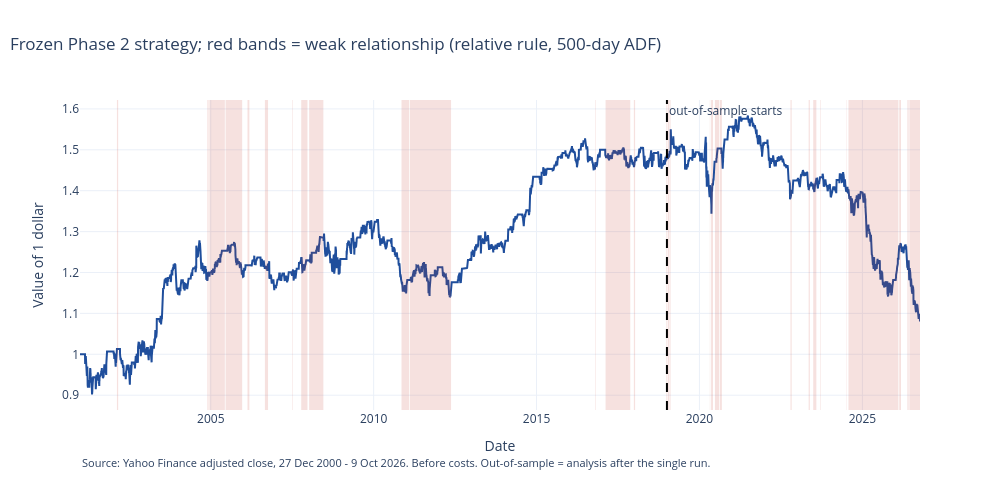

Notebook code cell kept with this figure:
### Markdown cell above
**How to read the table:** "avg trade" is the average return of one trade from opening to closing.
The brief's hypothesis predicts *weak < normal*, i.e. a **negative** Welch t.

**Reading.**
- **Absolute rule:** 81 in-sample trades are "weak" and only 9 "normal" (out-of-sample 33 and 3). With 3
  or 9 trades in a group no comparison means anything. For the record, the sign is the opposite of the
  hypothesis (weak trades earn more), and not significant.
- **Relative rule, in-sample:** the prediction goes in the right direction: trades opened in the weak
  quartile earn on average **+0.05%** against **+0.57%** for the others, 70% winners against 80%. But the
  difference is about one standard error (t = −1.07): it can be luck.
- **Relative rule, out-of-sample (analysis after the single run):** no difference: −0.68% against
  −0.85% (t = 0.12). **On average the out-of-sample losses are spread over normal and weak periods
  alike** (the chart below shows where they fall year by year).

### Code cell
# Frozen strategy (in-sample, then out-of-sample); weak days of the relative rule shaded
weak_rel = rules["relative (top 25% in-sample)"][ADF_WINDOW]
equity = (1 + pd.concat([runs["in-sample"]["ret"], runs["out-of-sample"]["ret"]])).cumprod()
flag = weak_rel.reindex(equity.index).eq(1)
blocks = (flag != flag.shift()).cumsum()[flag]
fig = go.Figure()
for _, days in blocks.groupby(blocks):
    fig.add_vrect(
        x0=days.index[0], x1=days.index[-1], fillcolor="#c0392b", opacity=0.15, line_width=0
    )
fig.add_trace(
    go.Scatter(
        x=equity.index,
        y=equity,
        name="Value of 1 dollar (frozen strategy)",
        line={"color": "#1f4e9c"},
    )
)
fig.add_vline(
    x=oos_start, line_dash="dash", line_color="black", annotation_text="out-of-sample starts"
)
finish_figure(
    fig,
    "Frozen Phase 2 strategy; red bands = weak relationship (relative rule, 500-day ADF)",
    "Date",
    "Value of 1 dollar",
    "Source: Yahoo Finance adjusted close, 27 Dec 2000 - 9 Oct 2026. Before costs. "
    "Out-of-sample = analysis after the single run.",
)
save_figure(fig, "03_equity_weak", figures_dir)
fig.show()

# Where the out-of-sample loss falls (log returns add up: weak part + normal part = total)
oos_ret, oos_lab = runs["out-of-sample"]["ret"], weak_rel.reindex(runs["out-of-sample"].index)
log_ret = np.log1p(oos_ret)
split = pd.DataFrame(
    {
        period: {
            "weak days (share)": f"{oos_lab.loc[first:last].mean():.0%}",
            "log return on weak days": round(
                log_ret.loc[first:last][oos_lab.loc[first:last].eq(1)].sum(), 3
            ),
            "log return on normal days": round(
                log_ret.loc[first:last][oos_lab.loc[first:last].eq(0)].sum(), 3
            ),
        }
        for period, (first, last) in {
            "2019-2024": ("2019", "2024"),
            "2025-2026": ("2025", "2026"),
            "whole out-of-sample": ("2019", "2026"),
        }.items()
    }
)
split

### Figure 1 — Plotly figure (JSON) as saved in the notebook; plotly's stock layout.template omitted (floating-point values rounded to 4 significant figures; data arrays with more than 128 entries replaced by an {"elided": "..."} marker saying what was removed)
{"data": [{"line": {"color": "#1f4e9c"}, "name": "Value of 1 dollar (frozen strategy)", "type": "scatter", "x": {"elided": "6484 str values"}, "y": {"elided": "6484 float values"}}], "layout": {"annotations": [{"showarrow": false, "text": "out-of-sample starts", "x": "2019-01-02T00:00:00", "xanchor": "left", "xref": "x", "y": 1, "yanchor": "top", "yref": "y domain"}, {"font": {"size": 11}, "showarrow": false, "text": "Source: Yahoo Finance adjusted close, 27 Dec 2000 - 9 Oct 2026. Before costs. Out-of-sample = analysis after the single run.", "x": 0, "xref": "paper", "y": -0.2, "yref": "paper"}], "height": 500, "legend": {"orientation": "h", "x": 0.01, "y": 1.02, "yanchor": "bottom"}, "margin": {"b": 90}, "shapes": [{"fillcolor": "#c0392b", "line": {"width": 0}, "opacity": 0.15, "type": "rect", "x0": "2002-02-14T00:00:00", "x1": "2002-02-28T00:00:00", "xref": "x", "y0": 0, "y1": 1, "yref": "y domain"}, {"fillcolor": "#c0392b", "line": {"width": 0}, "opacity": 0.15, "type": "rect", "x0": "2004-11-24T00:00:00", "x1": "2004-12-08T00:00:00", "xref": "x", "y0": 0, "y1": 1, "yref": "y domain"}, {"fillcolor": "#c0392b", "line": {"width": 0}, "opacity": 0.15, "type": "rect", "x0": "2004-12-16T00:00:00", "x1": "2005-06-08T00:00:00", "xref": "x", "y0": 0, "y1": 1, "yref": "y domain"}, {"fillcolor": "#c0392b", "line": {"width": 0}, "opacity": 0.15, "type": "rect", "x0": "2005-06-16T00:00:00", "x1": "2005-12-19T00:00:00", "xref": "x", "y0": 0, "y1": 1, "yref": "y domain"}, {"fillcolor": "#c0392b", "line": {"width": 0}, "opacity": 0.15, "type": "rect", "x0": "2006-02-17T00:00:00", "x1": "2006-03-10T00:00:00", "xref": "x", "y0": 0, "y1": 1, "yref": "y domain"}, {"fillcolor": "#c0392b", "line": {"width": 0}, "opacity": 0.15, "type": "rect", "x0": "2006-08-31T00:00:00", "x1": "2006-10-05T00:00:00", "xref": "x", "y0": 0, "y1": 1, "yref": "y domain"}, {"fillcolor": "#c0392b", "line": {"width": 0}, "opacity": 0.15, "type": "rect", "x0": "2007-07-05T00:00:00", "x1": "2007-07-11T00:00:00", "xref": "x", "y0": 0, "y1": 1, "yref": "y domain"}, {"fillcolor": "#c0392b", "line": {"width": 0}, "opacity": 0.15, "type": "rect", "x0": "2007-10-12T00:00:00", "x1": "2007-12-21T00:00:00", "xref": "x", "y0": 0, "y1": 1, "yref": "y domain"}, {"fillcolor": "#c0392b", "line": {"width": 0}, "opacity": 0.15, "type": "rect", "x0": "2008-01-09T00:00:00", "x1": "2008-06-16T00:00:00", "xref": "x", "y0": 0, "y1": 1, "yref": "y domain"}, {"fillcolor": "#c0392b", "line": {"width": 0}, "opacity": 0.15, "type": "rect", "x0": "2010-11-09T00:00:00", "x1": "2011-02-03T00:00:00", "xref": "x", "y0": 0, "y1": 1, "yref": "y domain"}, {"fillcolor": "#c0392b", "line": {"width": 0}, "opacity": 0.15, "type": "rect", "x0": "2011-02-11T00:00:00", "x1": "2012-05-18T00:00:00", "xref": "x", "y0": 0, "y1": 1, "yref": "y domain"}, {"fillcolor": "#c0392b", "line": {"width": 0}, "opacity": 0.15, "type": "rect", "x0": "2016-10-18T00:00:00", "x1": "2016-10-24T00:00:00", "xref": "x", "y0": 0, "y1": 1, "yref": "y domain"}, {"fillcolor": "#c0392b", "line": {"width": 0}, "opacity": 0.15, "type": "rect", "x0": "2017-02-13T00:00:00", "x1": "2017-11-17T00:00:00", "xref": "x", "y0": 0, "y1": 1, "yref": "y domain"}, {"fillcolor": "#c0392b", "line": {"width": 0}, "opacity": 0.15, "type": "rect", "x0": "2017-12-27T00:00:00", "x1": "2018-01-10T00:00:00", "xref": "x", "y0": 0, "y1": 1, "yref": "y domain"}, {"fillcolor": "#c0392b", "line": {"width": 0}, "opacity": 0.15, "type": "rect", "x0": "2018-12-26T00:00:00", "x1": "2019-01-02T00:00:00", "xref": "x", "y0": 0, "y1": 1, "yref": "y domain"}, {"fillcolor": "#c0392b", "line": {"width": 0}, "opacity": 0.15, "type": "rect", "x0": "2019-01-10T00:00:00", "x1": "2019-01-31T00:00:00", "xref": "x", "y0": 0, "y1": 1, "yref": "y domain"}, {"fillcolor": "#c0392b", "line": {"width": 0}, "opacity": 0.15, "type": "rect", "x0": "2019-02-08T00:00:00", "x1": "2019-02-14T00:00:00", "xref": "x", "y0": 0, "y1": 1, "yref": "y domain"}, {"fillcolor": "#c0392b", "line": {"width": 0}, "opacity": 0.15, "type": "rect", "x0": "2020-04-27T00:00:00", "x1": "2020-05-01T00:00:00", "xref": "x", "y0": 0, "y1": 1, "yref": "y domain"}, {"fillcolor": "#c0392b", "line": {"width": 0}, "opacity": 0.15, "type": "rect", "x0": "2020-05-11T00:00:00", "x1": "2020-06-01T00:00:00", "xref": "x", "y0": 0, "y1": 1, "yref": "y domain"}, {"fillcolor": "#c0392b", "line": {"width": 0}, "opacity": 0.15, "type": "rect", "x0": "2020-06-23T00:00:00", "x1": "2020-08-11T00:00:00", "xref": "x", "y0": 0, "y1": 1, "yref": "y domain"}, {"fillcolor": "#c0392b", "line": {"width": 0}, "opacity": 0.15, "type": "rect", "x0": "2020-08-19T00:00:00", "x1": "2020-09-09T00:00:00", "xref": "x", "y0": 0, "y1": 1, "yref": "y domain"}, {"fillcolor": "#c0392b", "line": {"width": 0}, "opacity": 0.15, "type": "rect", "x0": "2022-10-18T00:00:00", "x1": "2022-10-31T00:00:00", "xref": "x", "y0": 0, "y1": 1, "yref": "y domain"}, {"fillcolor": "#c0392b", "line": {"width": 0}, "opacity": 0.15, "type": "rect", "x0": "2023-05-10T00:00:00", "x1": "2023-05-23T00:00:00", "xref": "x", "y0": 0, "y1": 1, "yref": "y domain"}, {"fillcolor": "#c0392b", "line": {"width": 0}, "opacity": 0.15, "type": "rect", "x0": "2023-06-30T00:00:00", "x1": "2023-08-04T00:00:00", "xref": "x", "y0": 0, "y1": 1, "yref": "y domain"}, {"fillcolor": "#c0392b", "line": {"width": 0}, "opacity": 0.15, "type": "rect", "x0": "2023-09-19T00:00:00", "x1": "2023-09-25T00:00:00", "xref": "x", "y0": 0, "y1": 1, "yref": "y domain"}, {"fillcolor": "#c0392b", "line": {"width": 0}, "opacity": 0.15, "type": "rect", "x0": "2024-07-08T00:00:00", "x1": "2024-07-12T00:00:00", "xref": "x", "y0": 0, "y1": 1, "yref": "y domain"}, {"fillcolor": "#c0392b", "line": {"width": 0}, "opacity": 0.15, "type": "rect", "x0": "2024-07-29T00:00:00", "x1": "2026-02-09T00:00:00", "xref": "x", "y0": 0, "y1": 1, "yref": "y domain"}, {"fillcolor": "#c0392b", "line": {"width": 0}, "opacity": 0.15, "type": "rect", "x0": "2026-02-18T00:00:00", "x1": "2026-03-10T00:00:00", "xref": "x", "y0": 0, "y1": 1, "yref": "y domain"}, {"fillcolor": "#c0392b", "line": {"width": 0}, "opacity": 0.15, "type": "rect", "x0": "2026-05-21T00:00:00", "x1": "2026-06-04T00:00:00", "xref": "x", "y0": 0, "y1": 1, "yref": "y domain"}, {"fillcolor": "#c0392b", "line": {"width": 0}, "opacity": 0.15, "type": "rect", "x0": "2026-06-12T00:00:00", "x1": "2026-10-09T00:00:00", "xref": "x", "y0": 0, "y1": 1, "yref": "y domain"}, {"line": {"color": "black", "dash": "dash"}, "type": "line", "x0": "2019-01-02T00:00:00", "x1": "2019-01-02T00:00:00", "xref": "x", "y0": 0, "y1": 1, "yref": "y domain"}], "title": {"text": "Frozen Phase 2 strategy; red bands = weak relationship (relative rule, 500-day ADF)", "x": 0.01}, "width": 1000, "xaxis": {"title": {"text": "Date"}}, "yaxis": {"title": {"text": "Value of 1 dollar"}}}}
